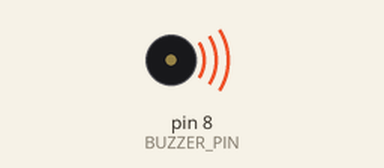
The sketch below on a simulated Arduino Uno, built with avr-gcc and run on an emulated ATmega328P. On the bench: buzzer (waves = sounding).

Above: at 0.2 s.
At 6.3 s:
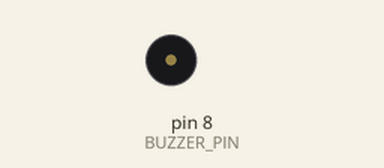
Timing chart, 0 to 9.1 s (numbered marks = the images above):
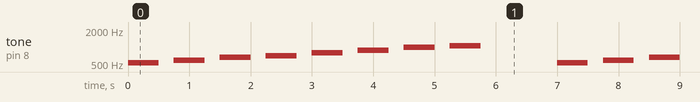

The sketch:

Passive_Buzzer.ino
```cpp
/*
  Program for generating do re me fa so la ti do notes using passive buzzer
*/

#include "pitches.h"

// defining the components connected to the pins
#define BUZZER_PIN 8

// defining the notes
const int melody[] = {
  NOTE_C5, NOTE_D5, NOTE_E5, NOTE_F5, NOTE_G5, NOTE_A5, NOTE_B5, NOTE_C6};

const int duration = 500;

void setup() {
  // setting the output pin
  pinMode(BUZZER_PIN, OUTPUT);
}

void loop() {
  // play the notes
  for (int currentNote = 0; currentNote < 8; currentNote++) {
    tone(BUZZER_PIN, melody[currentNote], duration);
    delay(750); // pause between notes
  }

  delay(1000); // pause before repeating
}
```

Measured:
- by itself, tone on pin 8 (BUZZER_PIN): repeats every 7.0 s: silent 0.25 s, 587 Hz 0.50 s, silent 0.25 s, 659 Hz 0.50 s, silent 0.25 s, 698 Hz 0.50 s, silent 0.25 s, 784 Hz 0.50 s, silent 0.25 s, 880 Hz 0.50 s, silent 0.25 s, 988 Hz 0.50 s, silent 0.25 s, 1047 Hz 0.50 s, silent 1.3 s, 523 Hz 0.50 s
